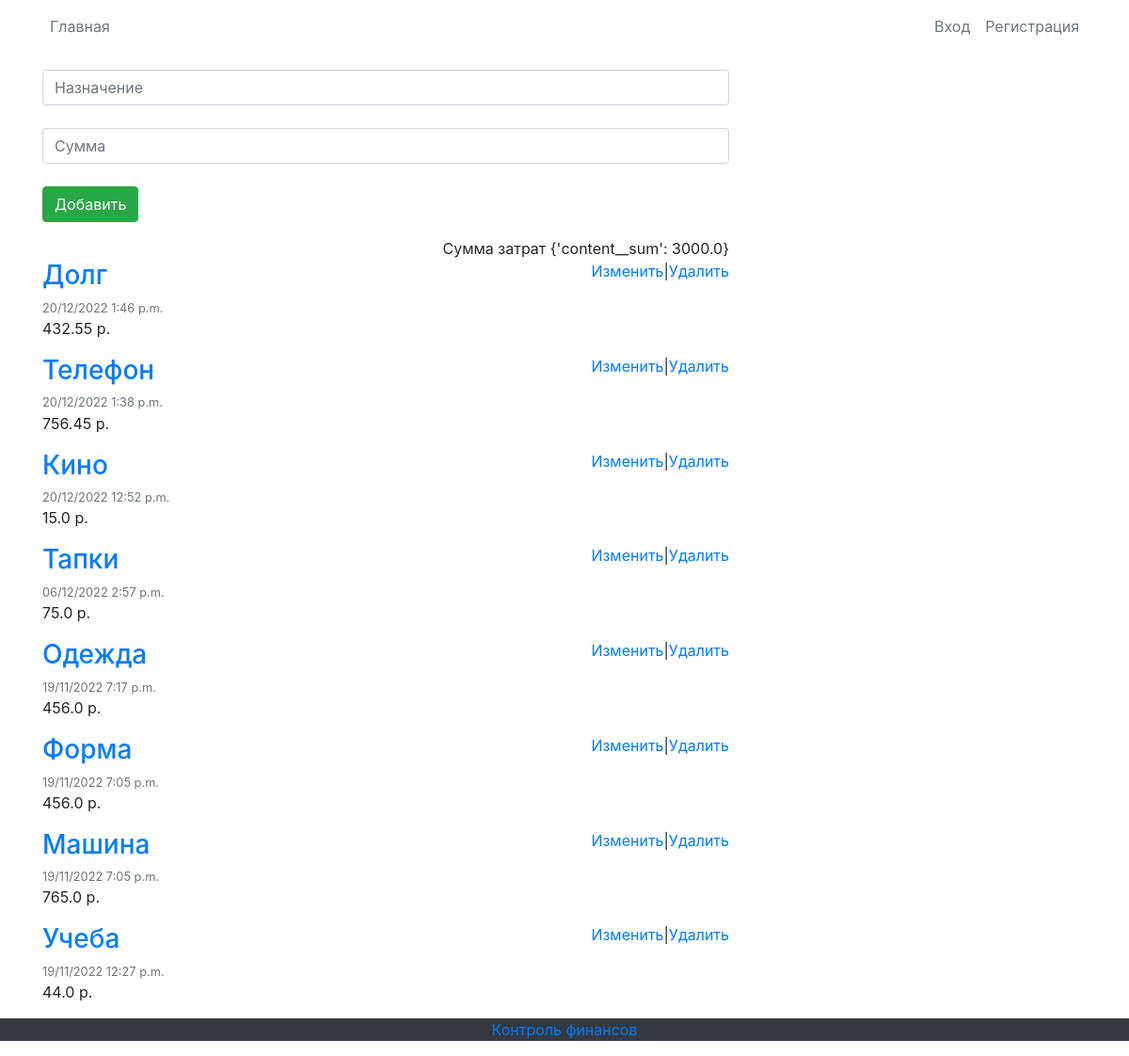
The page / on the database its author committed.
### my_site/models.py (models this page shows, shortened)
class Post(models.Model):
    title = models.CharField(max_length=100, verbose_name="На что")
    content = models.FloatField(verbose_name="Сколько")
    date_posted = models.DateTimeField(auto_now_add=True, verbose_name='Дата')

### my_site/views.py (the view)
# urls.py: 2. Add a URL to urlpatterns:  path('', views.home, name='home')
def home(request):
    error = ''
    if request.method == 'POST':
        form = PostForm(request.POST)
        if form.is_valid():
            form.save()
        else:
            error = 'Форма была неверной'
    form = PostForm
    context = {
        'posts': Post.objects.all().order_by('-id'),
        'form': form,
        'error': error,
        'sum': Post.objects.aggregate(Sum('content'))
    }
    return render(request, 'my_site/home.html', context)

### templates/my_site/home.html (shortened to what this page needs)
﻿{% extends "my_site/base.html" %}
{% block content %}
    <div>
    <form method="post">
        {{ form.title }}<br>
        {{ form.content }}<br>
        <button class="btn btn-success" type="submit">Добавить</button><br>
    </form>
    </div>
    <div align="right">Сумма затрат {{ sum }}</div>
    {% for post in posts %}
        <article class="media content-section">
          <div class="media-body">
            <h3><a class="article-title" href="#">{{ post.title }}</a></h3>
              <div class="article-metadata">
              <small class="text-muted">{{ post.date_posted|date:'d/m/Y f a'}} </small>
              </div>
            <p class="article-content">{{ post.content }} р.</p>
          </div>
        <a href="edit/{{post.id}}">Изменить</a> | <a href="delete/{{post.id}}">Удалить</a>
        </article>
    {% endfor %}
{% endblock content %}

### templates/my_site/base.html (style rules this page uses)
body { margin-top: 50px; margin-left: 0; }

### rows shown on the page
Post: title "Долг", date_posted "20/12/2022 1:46 p.m.", content "432.55"
Post: title "Телефон", date_posted "20/12/2022 1:38 p.m.", content "756.45"
Post: title "Кино", date_posted "20/12/2022 12:52 p.m.", content "15.0"
Post: title "Тапки", date_posted "06/12/2022 2:57 p.m.", content "75.0"
Post: title "Одежда", date_posted "19/11/2022 7:17 p.m.", content "456.0"
Post: title "Форма", date_posted "19/11/2022 7:05 p.m.", content "456.0"
Post: title "Машина", date_posted "19/11/2022 7:05 p.m.", content "765.0"
Post: title "Учеба", date_posted "19/11/2022 12:27 p.m.", content "44.0"

### other values the page prints
{{ sum }} "{'content__sum': 3000.0}"
